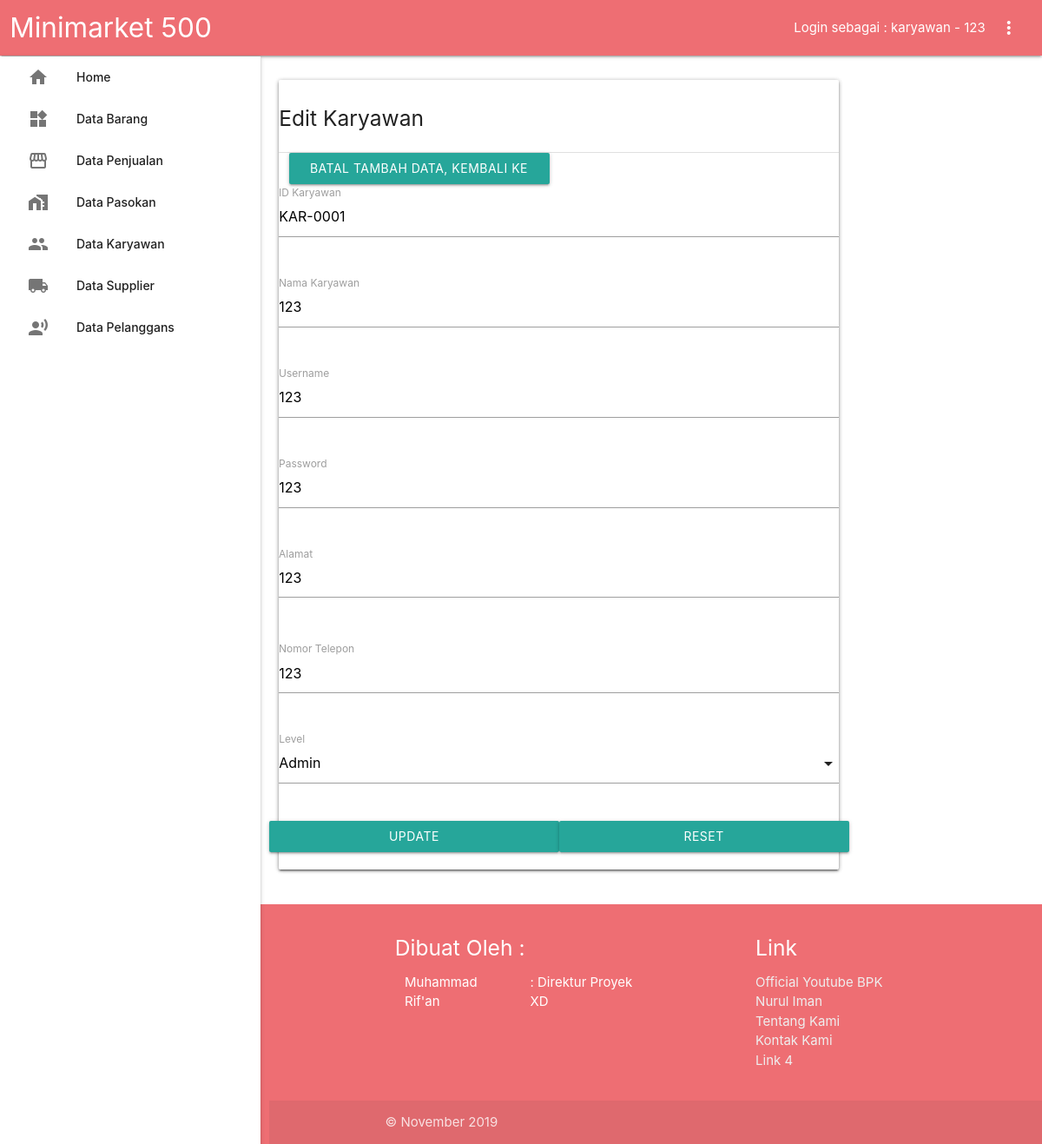
The page /?page=karyawan&aksi=edit&id=KAR-0001 (signed in) on the database its author committed.
### tables this page shows
CREATE TABLE `karyawan` (
  `id_karyawan` varchar(11) NOT NULL,
  `nama_karyawan` varchar(100) NOT NULL,
  `username` varchar(100) NOT NULL,
  `password` varchar(100) NOT NULL,
  `alamat` text NOT NULL,
  `no_telp` varchar(50) NOT NULL,
  `level` varchar(50) NOT NULL
);

### src/karyawan/edit-kar.php (the view, shortened to what this page needs)
<?php
	include "src/koneksi.php";
	if (empty($_GET['id'])) {
		echo "<script>alert('Pilih dulu yang ingin diedit!');
			window.location='?page=karyawan';
		</script>";
	}else{
		$idUpdate =$_GET['id'];
		$query = "select * from karyawan where id_karyawan='$idUpdate'";
		$exe = mysqli_query($koneksi,$query);
		$data = mysqli_fetch_row($exe);
	}
?>
<div class="card">
	<div class="section">
		<h5>Edit Karyawan</h5>
	</div>
	<div class="divider"></div>
	<div class="col s12 m6 l6">
		<a href="?page=karyawan" class="btn waves-effect waves-light">
			Batal tambah data, Kembali ke Tampil
		</a>
	</div>
	<div class="row">
		<form method="post" class="col s12">
			<div class="row">
				<div class="input-field col s12">
					<input readonly value="<?=$data[0]?>" id="id" type="text" name="id">
					<label for="id">ID Karyawan</label>
				</div>
			</div>
			<div class="row">
				<div class="input-field col s12">
					<input id="ab" type="text" class="validate" name="nama" value="<?=$data[1]?>">
					<label for="ab">Nama Karyawan</label>
				</div>
			</div>
			<div class="row">
				<div class="input-field col s12">
					<input id="cc" type="text" class="validate" name="user" value="<?=$data[2]?>">
					<label for="cc">Username</label>
				</div>
			</div>
			<div class="row">
				<div class="input-field col s12">
					<input id="dd" type="text" class="validate" name="pass" value="<?=$data[3]?>">
					<label for="dd">Password</label>
				</div>
			</div>
			<div class="row">
				<div class="input-field col s12">
					<textarea id="ee" class="materialize-textarea" name="almt"><?=$data[4]?></textarea>
					<label for="ee">Alamat</label>
				</div>
			</div>
			<div class="row">
				<div class="input-field col s12">
					<input id="ff" type="tel" class="validate" name="telp" value="<?=$data[5]?>">
					<label for="ff">Nomor Telepon</label>
				</div>
			</div>
			<div class="row">
				<div class="input-field col s12">
		            <label for="3">Level</label>
		        </div>
			</div>
			<div class="row">
				<button class="col s12 m6 btn waves-effect waves-light" type="submit" name="update">
					Update
				</button>
				<button class="col s12 m6 btn waves-effect waves-light" type="reset">
					Reset
				</button>
			</div>
		</form>
	</div>
</div>

### index.php (style rules this page uses)
body { display: flex; min-height: 100vh; flex-direction: column; }

### rows shown on the page
karyawan: id "KAR-0001", nama "123", user "123", pass "123", almt "123", telp "123"

### other values the page prints
$tipe "karyawan"
$_SESSION['userName'] "123"
